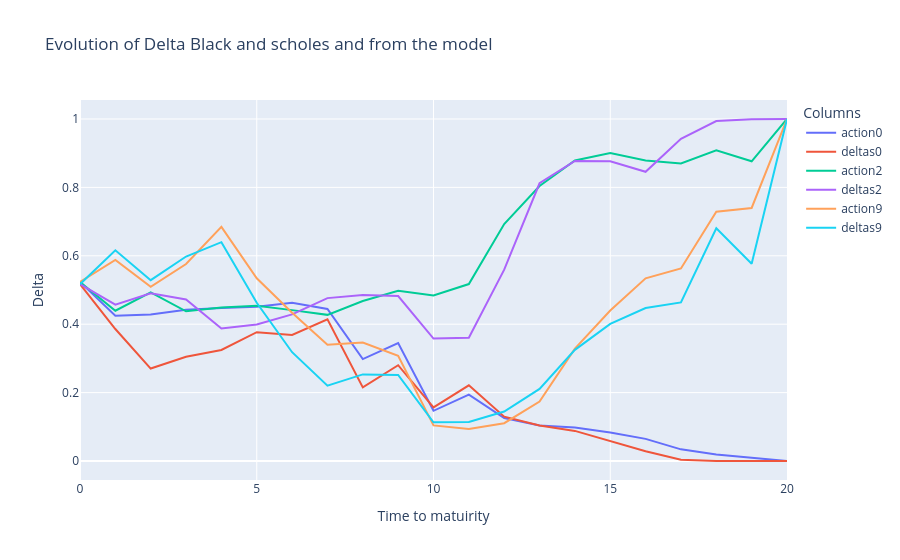

Notebook cell for this chart:
### Code cell
fig = go.Figure()
# Add traces for each column
for column in actions.columns[values]:
    fig.add_trace(go.Scatter(x=actions.index, y=actions[column], mode='lines', name=f"action{column}"))
    fig.add_trace(go.Scatter(x=deltas.index, y=deltas[column], mode='lines', name=f"deltas{column}"))

# Update layout
fig.update_layout(
    title='Evolution of Delta Black and scholes and from the model',
    xaxis_title='Time to matuirity',
    yaxis_title='Delta',
    template='plotly',
    legend=dict(title='Columns'),
)

# Show the plot
fig.show()

### Figure 1 — Plotly figure (JSON) as saved in the notebook; plotly's stock layout.template omitted (floating-point values rounded to 4 significant figures)
{"data": [{"mode": "lines", "name": "action0", "type": "scatter", "x": [0, 1, 2, 3, 4, 5, 6, 7, 8, 9, 10, 11, 12, 13, 14, 15, 16, 17, 18, 19, 20], "y": [0.5236, 0.4249, 0.4283, 0.4425, 0.4474, 0.4512, 0.4625, 0.4447, 0.298, 0.3451, 0.1468, 0.1939, 0.1255, 0.1041, 0.09765, 0.08361, 0.06471, 0.03408, 0.01922, 0.009347, 0]}, {"mode": "lines", "name": "deltas0", "type": "scatter", "x": [0, 1, 2, 3, 4, 5, 6, 7, 8, 9, 10, 11, 12, 13, 14, 15, 16, 17, 18, 19, 20], "y": [0.5169, 0.3859, 0.2703, 0.305, 0.3248, 0.3766, 0.3684, 0.4143, 0.2153, 0.2801, 0.1568, 0.2213, 0.1297, 0.1036, 0.08799, 0.05813, 0.02841, 0.003857, 8.381e-05, 1.665e-10, 0]}, {"mode": "lines", "name": "action2", "type": "scatter", "x": [0, 1, 2, 3, 4, 5, 6, 7, 8, 9, 10, 11, 12, 13, 14, 15, 16, 17, 18, 19, 20], "y": [0.5236, 0.4393, 0.4932, 0.4377, 0.4486, 0.454, 0.4411, 0.4273, 0.468, 0.4975, 0.4841, 0.5174, 0.6929, 0.8039, 0.8785, 0.9002, 0.879, 0.87, 0.9083, 0.8763, 1]}, {"mode": "lines", "name": "deltas2", "type": "scatter", "x": [0, 1, 2, 3, 4, 5, 6, 7, 8, 9, 10, 11, 12, 13, 14, 15, 16, 17, 18, 19, 20], "y": [0.5169, 0.457, 0.4906, 0.4725, 0.3873, 0.3994, 0.4287, 0.4763, 0.4856, 0.4824, 0.3579, 0.3606, 0.5594, 0.8121, 0.8775, 0.8765, 0.8455, 0.942, 0.994, 0.9992, 1]}, {"mode": "lines", "name": "action9", "type": "scatter", "x": [0, 1, 2, 3, 4, 5, 6, 7, 8, 9, 10, 11, 12, 13, 14, 15, 16, 17, 18, 19, 20], "y": [0.5236, 0.5881, 0.5093, 0.576, 0.6845, 0.5342, 0.4335, 0.3402, 0.3461, 0.3073, 0.104, 0.09342, 0.1105, 0.174, 0.3288, 0.4402, 0.5343, 0.563, 0.7286, 0.7398, 1]}, {"mode": "lines", "name": "deltas9", "type": "scatter", "x": [0, 1, 2, 3, 4, 5, 6, 7, 8, 9, 10, 11, 12, 13, 14, 15, 16, 17, 18, 19, 20], "y": [0.5169, 0.6162, 0.5288, 0.5979, 0.6398, 0.4625, 0.3181, 0.2201, 0.2532, 0.2518, 0.1131, 0.1139, 0.1448, 0.2109, 0.325, 0.4007, 0.4471, 0.4636, 0.6807, 0.5768, 1]}], "layout": {"legend": {"title": {"text": "Columns"}}, "title": {"text": "Evolution of Delta Black and scholes and from the model"}, "xaxis": {"title": {"text": "Time to matuirity"}}, "yaxis": {"title": {"text": "Delta"}}}}
